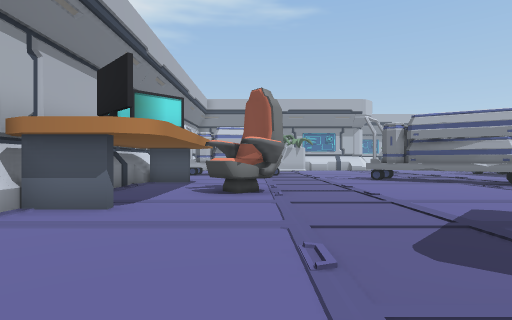
View 1 (above)

24 first-person views from a walk through a 3-D level made in the Unity game engine. The camera is 1.5 m above the floor, looks level and sees 80° across. The floor is counted in squares, 2 m on a side. Each view is taken from the middle of a square. On the plan, view 1 faces up. The plan holds only what a view shows up to about 10 squares ahead; the rest is blank. The place goes on beyond the plan.

View 2
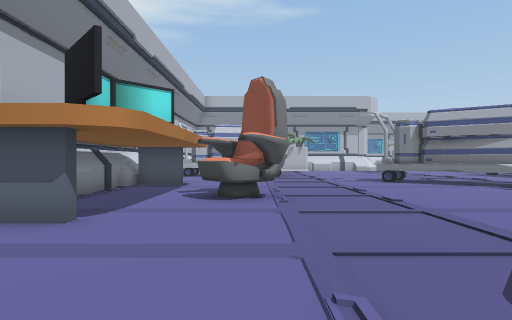

View 3
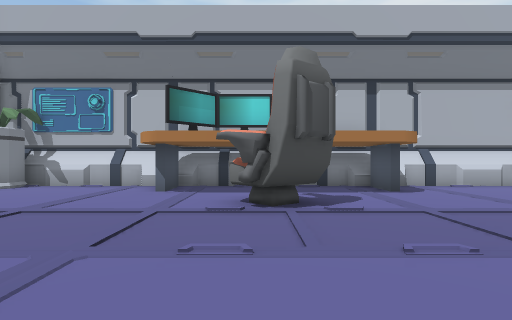

View 4
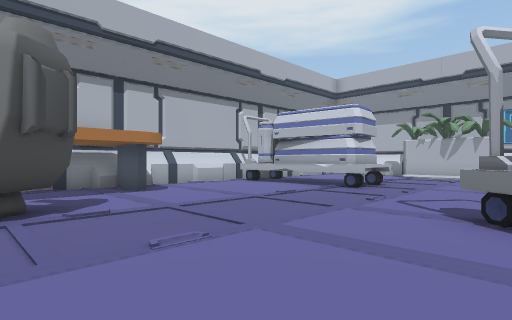

View 5
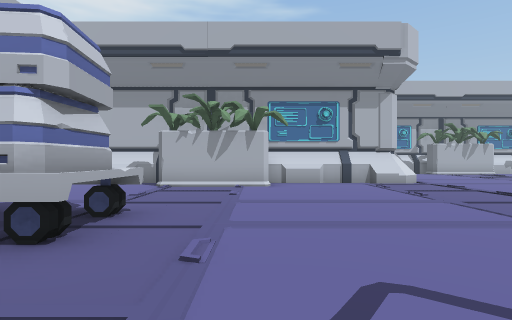

View 6
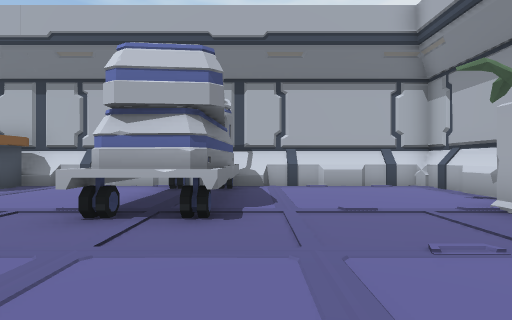

View 7
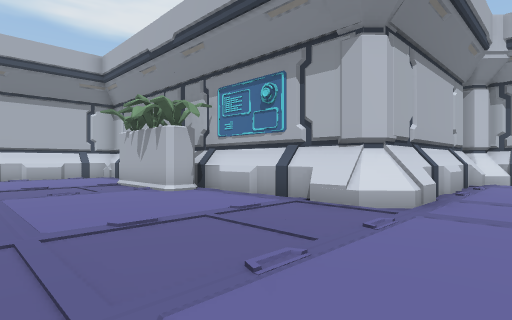

View 8
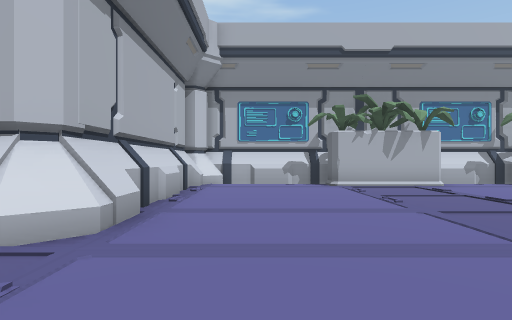

View 9
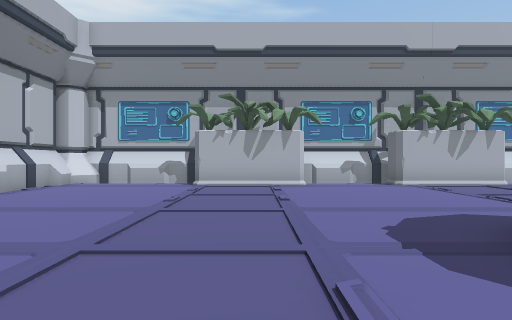

View 10
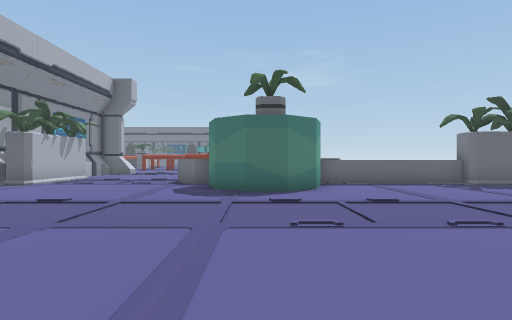

View 11
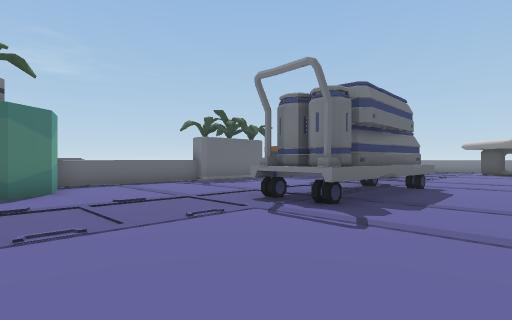

View 12
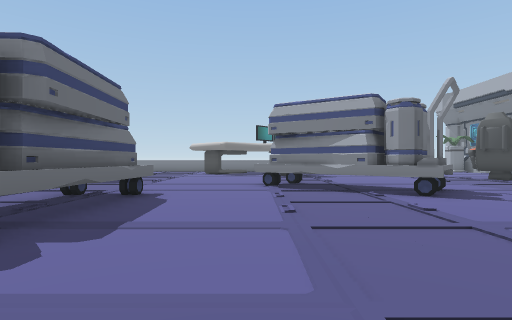

View 13
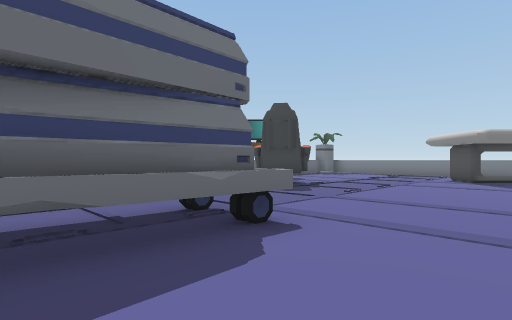

View 14
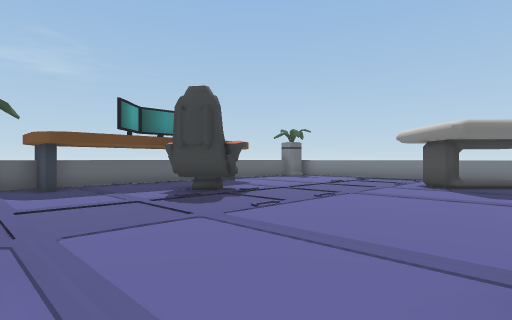

View 15
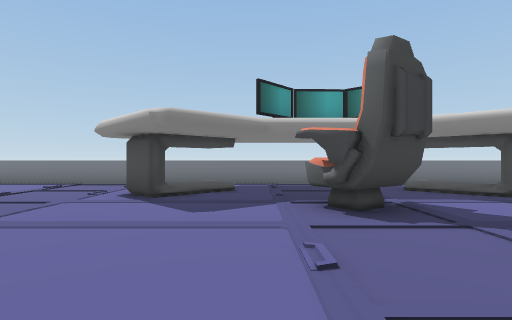

View 16
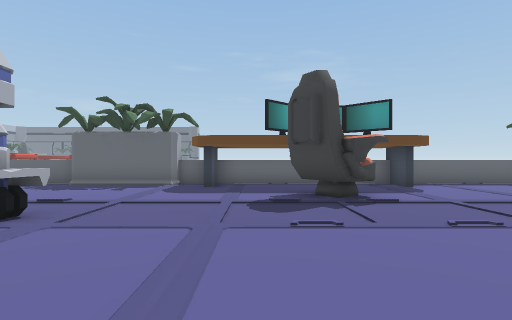

View 17
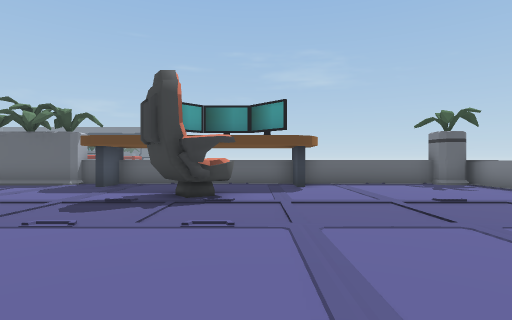

View 18
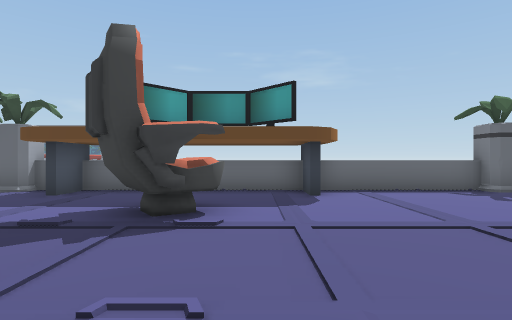

View 19
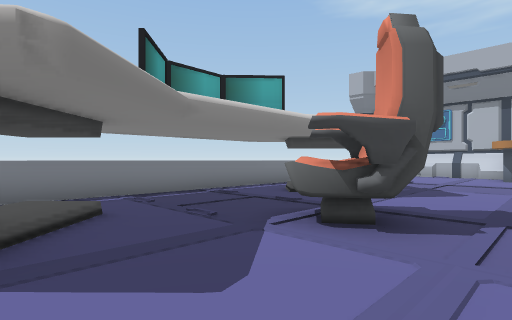

View 20
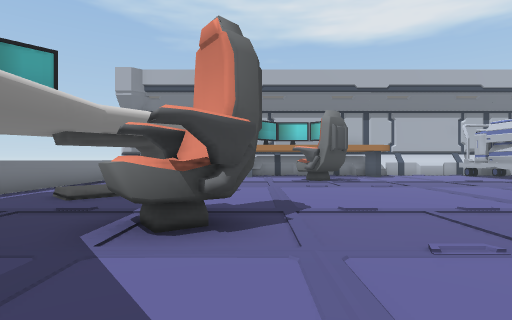

View 21
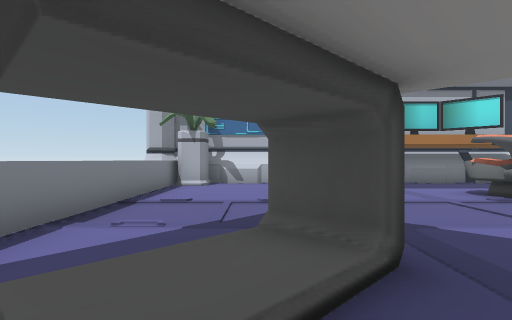

View 22
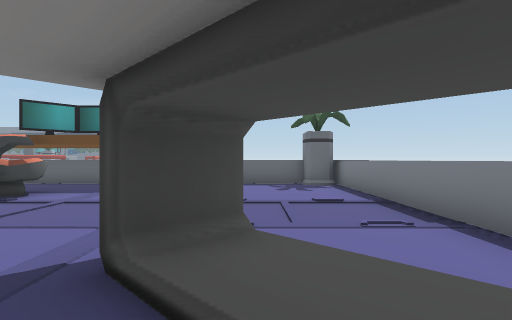

View 23
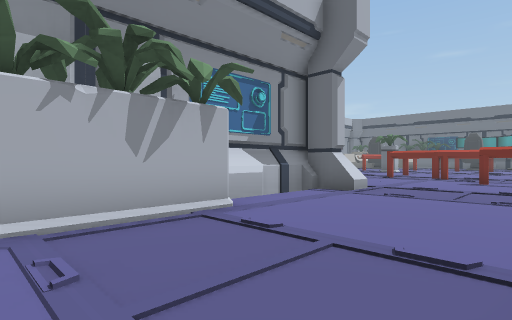

View 24
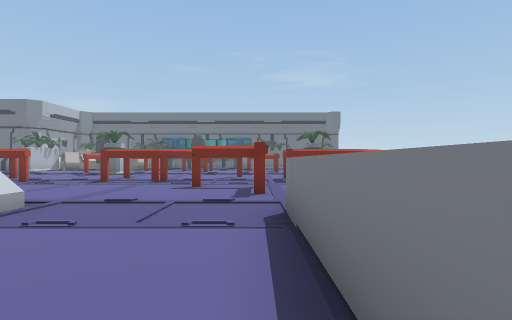

### Floor plan
Key: @ floor where view 1 was taken; # wall or solid block; . main floor; : floor 0.5 m higher than the main floor; / step, stairs or slope; = window, fence, low wall or low ledge; ^ raised ledge; O other object.
Columns run from 4 left of view 1 to 30 right of it. Each row starts with its distance up from view 1.
 30                                  ..
 29             ###### ##### ##### ....
 28             #....###..####...##....
 27             #......................
 26             #.....................O
 25             #.....................
 24             #...................O
 23             #..........#  #####..
 22 #############........###
 21 #....###.............##
 20 #....................##
 19 #......................^
 18 #......................^
 17 #......................^
 16 ######..........##.....^
 15 #####^..........##.....^
 14 #...............# ....#^
 13 #...............# ....#
 12 #........###....^^....#
 11 #........#^^#..........^
 10 ##........^#^^........##
  9 #...........^..........=
  8 #...#..............##..=
  7 #..^#..............#^..=
  6 #......................=
  5 ##....................##
  4 #..........#^..........^
  3 #......##......#.......^
  2 #.......:/..../:.......^
  1 #.......//..../........^
  0 ##..@.................#^
 -1 # ^^^^^^^^^^^^^^^^^^^^^^

Positions as (right, up) in squares from view 1, and headings:
1: (0, 0), facing up
2: (0, 1), facing up
3: (5, 7), facing left
4: (5, 7), facing up-left
5: (3, 12), facing up
6: (5, 17), facing left
7: (10, 17), facing up-left
8: (10, 19), facing up
9: (14, 19), facing up
10: (9, 21), facing right
11: (9, 21), facing down-right
12: (9, 19), facing down
13: (9, 15), facing down-right
14: (9, 12), facing down-right
15: (9, 9), facing down
16: (9, 9), facing right
17: (9, 6), facing right
18: (11, 6), facing right
19: (11, 6), facing down-left
20: (11, 5), facing left
21: (6, 2), facing left
22: (9, 2), facing right
23: (18, 24), facing up-right
24: (21, 24), facing right
